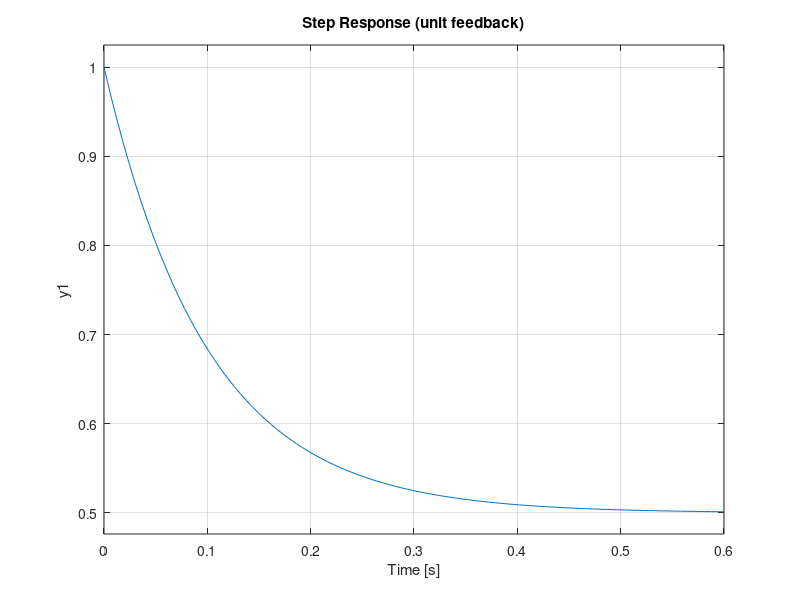

Here is the MATLAB script that generated this plot:
%Author :Joshua muthenya Wambua
%date: 26/10/2025.

%% PD_controller.m
% Speeds up response and reduces overshoot

clear; close all; clc;
s = tf('s');

Kp = 1; Kd = 0.2;
C = Kp + Kd*s;             % PD controller transfer function

figure('Name','PD Controller');
subplot(1,2,1);
bode(C); grid on;
title('Bode Plot - PD Controller');

subplot(1,2,2);
step(C/(1+C)); grid on;
title('Step Response (unit feedback)');

disp('PD-controller: improves damping and response speed but cannot remove steady-state error.');
